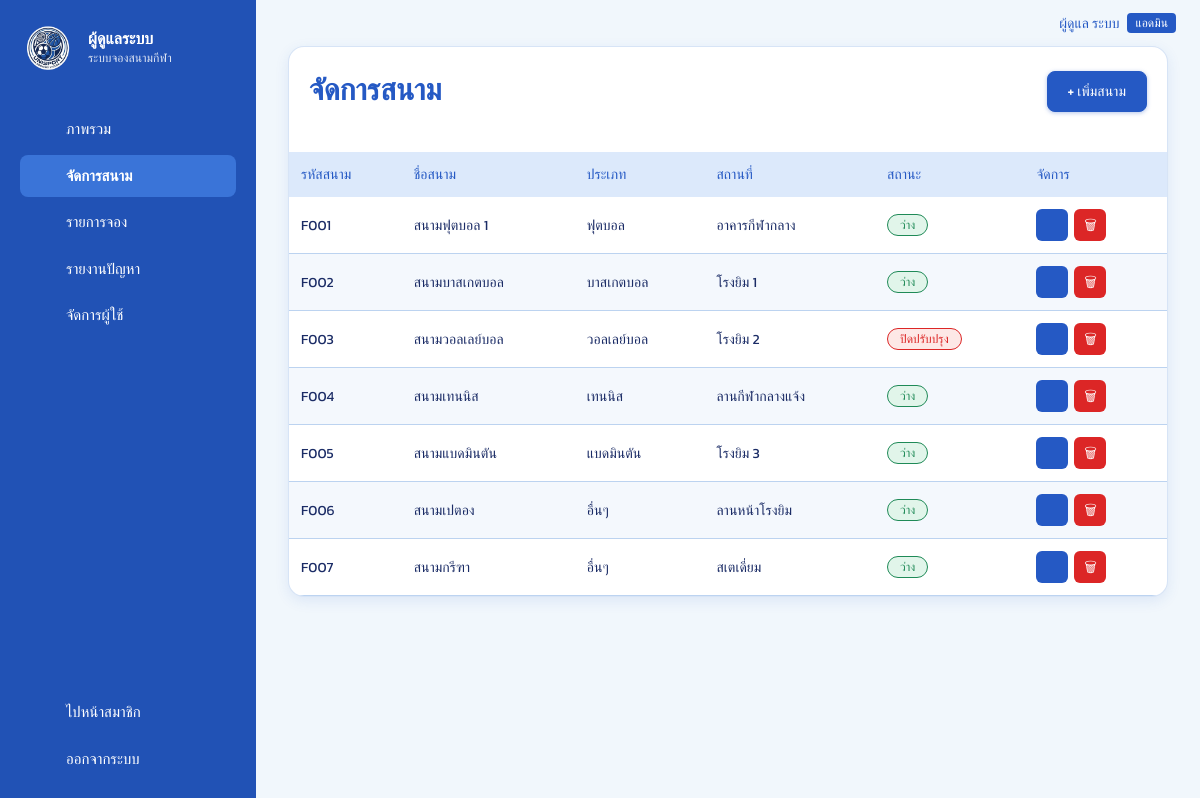
The app's page /unisport/admin/fields.php (signed in) with its own data.
### tables this page shows
CREATE TABLE `users` (
  `id` int(10) UNSIGNED NOT NULL,
  `member_code` varchar(30) DEFAULT NULL,
  `first_name` varchar(60) NOT NULL,
  `last_name` varchar(60) NOT NULL DEFAULT '',
  `email` varchar(255) NOT NULL,
  `username` varchar(30) DEFAULT NULL,
  `phone` varchar(20) DEFAULT NULL,
  `avatar_url` varchar(500) DEFAULT NULL,
  `password_hash` varchar(255) NOT NULL,
  `role` enum('user','admin') NOT NULL DEFAULT 'user',
  `created_at` timestamp NOT NULL DEFAULT current_timestamp()
);

CREATE TABLE `fields` (
  `id` int(10) UNSIGNED NOT NULL,
  `code` varchar(10) NOT NULL,
  `name` varchar(80) NOT NULL,
  `sport_type` varchar(40) NOT NULL,
  `location` varchar(120) DEFAULT NULL,
  `description` text DEFAULT NULL,
  `image_url` varchar(500) DEFAULT NULL,
  `facilities` varchar(255) NOT NULL DEFAULT '',
  `status` enum('available','unavailable','maintenance') NOT NULL DEFAULT 'available',
  `created_at` timestamp NOT NULL DEFAULT current_timestamp()
);

### unisport/admin/fields.php (the view, shortened to what this page needs)
<?php
require __DIR__ . '/../includes/bootstrap.php';
require __DIR__ . '/../includes/layout.php';
require_admin();
$fields = fetch_all('SELECT * FROM fields ORDER BY code');
$next = 'F' . str_pad((string)((int)fetch_val('SELECT COUNT(*) FROM fields') + 1), 3, '0', STR_PAD_LEFT);
shell_start('จัดการสนาม', 'fields', true);
?>
<div class="card" style="overflow:hidden">
  <div class="pad">
    <?php page_title('จัดการสนาม', '', '<button class="btn" type="button" data-field-add data-code="' . h($next) . '">+ เพิ่มสนาม</button>'); ?>
  </div>
  <div class="table-wrap">
    <table class="table">
      <thead><tr><th>รหัสสนาม</th><th>ชื่อสนาม</th><th>ประเภท</th><th>สถานที่</th><th>สถานะ</th><th>จัดการ</th></tr></thead>
      <tbody>
      <?php foreach ($fields as $f): ?>
        <tr class="pressable">
          <td><?= h($f['code']) ?></td><td><?= h($f['name']) ?></td><td><?= h($f['sport_type']) ?></td><td><?= h($f['location'] ?: '-') ?></td>
          <td><?= pill(FIELD_STATUS, $f['status']) ?></td>
          <td><div class="actions">
            <button type="button" class="icon-btn icon-primary" title="แก้ไข" data-field-edit
              data-id="<?= (int)$f['id'] ?>" data-code="<?= h($f['code']) ?>" data-name="<?= h($f['name']) ?>" data-sport="<?= h($f['sport_type']) ?>"
              data-location="<?= h($f['location']) ?>" data-description="<?= h($f['description']) ?>" data-status="<?= h($f['status']) ?>"
              data-image="<?= h($f['image_url']) ?>" data-image-preview="<?= h(img_url($f['image_url'])) ?>" data-facilities="<?= h($f['facilities']) ?>"><?= nav_icon('edit') ?></button>
            <form method="post" class="inline" data-confirm="ลบ &quot;<?= h($f['name']) ?>&quot;? การจองของสนามนี้จะถูกลบด้วย">
              <button class="icon-btn icon-bad" title="ลบ" type="submit">🗑</button>
            </form>
          </div></td>
        </tr>
      <?php endforeach; ?>
      </tbody>
    </table>
  </div>
</div>
<?php shell_end();

### unisport/includes/layout.php (shortened to what this page needs)
<?php
function asset(string $p): string
{
    $file = ROOT_DIR . '/assets/' . ltrim($p, '/');
    return url('assets/' . ltrim($p, '/')) . (is_file($file) ? '?v=' . filemtime($file) : '');
}
function page_head(string $title, string $bodyClass = ''): void
{
    ?>
<!doctype html>
<html lang="th">
<head>
<link rel="stylesheet" href="<?= h(asset('css/style.css')) ?>">
</head>
<body class="<?= h($bodyClass) ?>">
<?php
}
function page_foot(): void
{
    ?>
</body>
</html>
<?php
}
function brand(string $title = APP_NAME, string $sub = 'มหาวิทยาลัย'): string
{
  return '<div class="brand"><img class="brand-logo" src="' . h(asset('logo.png')) . '" alt="โลโก้"><div class="brand-text"><div class="brand-title">'
        . h($title) . '</div><div class="brand-sub">' . h($sub) . '</div></div></div>';
}
function nav_icon(string $name): string
{
  return '<svg class="side-icon" aria-hidden="true" viewBox="0 0 24 24">' . ($paths[$name] ?? '') . '</svg>';
}
function admin_nav(): array
{
    return [
    'overview' => ['admin/index.php', 'overview', 'ภาพรวม'],
    'fields'   => ['admin/fields.php', 'pin', 'จัดการสนาม'],
    'bookings' => ['admin/bookings.php', 'calendar', 'รายการจอง'],
    'reports'  => ['admin/reports.php', 'alert', 'รายงานปัญหา'],
    'users'    => ['admin/users.php', 'users', 'จัดการผู้ใช้'],
    ];
}
function shell_start(string $title, string $active, bool $admin = false): void
{
    $u   = current_user();
    $nav = $admin ? admin_nav() : member_nav();
    page_head($title);
    ?>
<div class="shell">
  <aside class="sidebar" id="sidebar">
    <?= brand($admin ? 'ผู้ดูแลระบบ' : APP_NAME, $admin ? APP_NAME : 'มหาวิทยาลัย') ?>
    <nav class="side-nav">
      <?php foreach ($nav as $key => [$href, $icon, $label]): ?>
        <a href="<?= h(url($href)) ?>" class="side-link pressable <?= $key === $active ? 'active' : '' ?>"><span class="ico"><?= nav_icon($icon) ?></span> <?= h($label) ?></a>
      <?php endforeach; ?>
    </nav>
    <div class="side-bottom">
      <?php if ($u && $u['role'] === 'admin'): ?>
        <a class="side-link" href="<?= h(url($admin ? 'dashboard.php' : 'admin/index.php')) ?>"><span class="ico"><?= nav_icon('shield') ?></span> <?= $admin ? 'ไปหน้าสมาชิก' : 'หน้าผู้ดูแลระบบ' ?></a>
      <?php endif; ?>
      <form method="post" action="<?= h(url('logout.php')) ?>">
        <button class="side-link side-btn" type="submit"><span class="ico"><?= nav_icon('logout') ?></span> ออกจากระบบ</button>
      </form>
    </div>
  </aside>
  <main class="main">
    <header class="topbar">
      <div class="topbar-user">
        <?php if (!empty($u['avatar_url'])): ?>
          <img class="avatar-sm" src="<?= h(img_url($u['avatar_url'])) ?>" alt="" onerror="this.remove()">
        <?php else: ?><span class="ico"><?= nav_icon('user') ?></span><?php endif; ?>
        <?= h(user_name($u) ?: ($u['email'] ?? '')) ?>
        <?php if ($u && $u['role'] === 'admin'): ?><span class="badge-admin">แอดมิน</span><?php endif; ?>
      </div>
    </header>
    <div class="content">
<?php
}
function shell_end(): void
{
    echo "    </div>\n  </main>\n</div>\n";
    page_foot();
}
function page_title(string $title, string $sub = '', string $actionHtml = ''): void
{
    echo '<div class="page-title"><div><h1>' . h($title) . '</h1>'
        . ($sub !== '' ? '<p class="muted">' . $sub . '</p>' : '')
        . '</div>' . $actionHtml . '</div>';
}

### unisport/includes/bootstrap.php (shortened to what this page needs)
<?php
function url(string $path = ''): string
{
    return BASE_URL . '/' . ltrim($path, '/');
}
function h(mixed $s): string
{
    return htmlspecialchars((string)($s ?? ''), ENT_QUOTES | ENT_SUBSTITUTE, 'UTF-8');
}
function db(): PDO
{
    static $pdo = null;
    if ($pdo instanceof PDO) {
        return $pdo;
    }
    $dsn = sprintf('mysql:host=%s;port=%d;dbname=%s;charset=utf8mb4', DB_HOST, DB_PORT, DB_NAME);
    try {
        $pdo = new PDO($dsn, DB_USER, DB_PASS, [
            PDO::ATTR_ERRMODE            => PDO::ERRMODE_EXCEPTION,
            PDO::ATTR_DEFAULT_FETCH_MODE => PDO::FETCH_ASSOC,
            PDO::ATTR_EMULATE_PREPARES   => false,
            PDO::MYSQL_ATTR_INIT_COMMAND => "SET NAMES utf8mb4, time_zone = '+07:00'",
        ]);
    } catch (PDOException $e) {
        error_log('DB connect failed: ' . $e->getMessage());
        $unknownDb = (int)$e->getCode() === 1049;
        $msg  = '<p>เชื่อมต่อฐานข้อมูลไม่สำเร็จ</p><ol>';
        $msg .= '<li>เปิด <b>XAMPP Control Panel</b> แล้วกด <b>Start</b> ที่ <b>MySQL</b></li>';
        $msg .= $unknownDb
            ? '<li>ยังไม่มีฐานข้อมูล <code>' . h(DB_NAME) . '</code> — เปิด <a href="' . h(url('install.php')) . '">install.php</a> หรือ import ไฟล์ <code>database.sql</code> ใน phpMyAdmin</li>'
            : '<li>ตรวจค่า <code>DB_HOST / DB_PORT / DB_USER / DB_PASS</code> ในไฟล์ <code>includes/config.php</code></li>';
        $msg .= '</ol>' . (APP_DEBUG ? '<p><code>' . h($e->getMessage()) . '</code></p>' : '');
        fatal_page('เชื่อมต่อฐานข้อมูลไม่ได้', $msg);
    }
    return $pdo;
}
function q(string $sql, array $params = []): PDOStatement
{
    $st = db()->prepare($sql);
    $st->execute($params);
    return $st;
}
function fetch_all(string $sql, array $params = []): array { return q($sql, $params)->fetchAll(); }
function fetch_one(string $sql, array $params = []): ?array { $r = q($sql, $params)->fetch(); return $r === false ? null : $r; }
function current_user(bool $refresh = false): ?array
{
    static $cache = false;
    if ($cache !== false) {
        return $cache;
    }
    $id = (int)($_SESSION['uid'] ?? 0);
    $cache = $id ? fetch_one('SELECT * FROM users WHERE id = ?', [$id]) : null;
    return $cache;
}
function user_name(?array $u): string
{
    return $u ? trim($u['first_name'] . ' ' . $u['last_name']) : '';
}
function require_admin(): array
{
    $u = current_user();
    return $u;
}
function pill(array $map, string $key): string
{
    [$label, $tone] = $map[$key] ?? [$key, 'warn'];
    return '<span class="pill pill-' . h($tone) . '">' . h($label) . '</span>';
}
function img_url(?string $v): string
{
    $v = (string)$v;
    return preg_match('#^https?://#i', $v) ? $v : url($v);
}

### records on screen
users: user_name($u) ?: ($u['email'] ?? '') "ผู้ดูแล ระบบ"
fields: code "F001", name "สนามฟุตบอล 1", sport_type "ฟุตบอล", location "อาคารกีฬากลาง", label "ว่าง"
fields: code "F002", name "สนามบาสเกตบอล", sport_type "บาสเกตบอล", location "โรงยิม 1", label "ว่าง"
fields: code "F003", name "สนามวอลเลย์บอล", sport_type "วอลเลย์บอล", location "โรงยิม 2", label "ปิดปรับปรุง"
fields: code "F004", name "สนามเทนนิส", sport_type "เทนนิส", location "ลานกีฬากลางแจ้ง", label "ว่าง"
fields: code "F005", name "สนามแบดมินตัน", sport_type "แบดมินตัน", location "โรงยิม 3", label "ว่าง"
fields: code "F006", name "สนามเปตอง", sport_type "อื่นๆ", location "ลานหน้าโรงยิม", label "ว่าง"
fields: code "F007", name "สนามกรีฑา", sport_type "อื่นๆ", location "สเตเดี่ยม", label "ว่าง"

### other values on screen
$title "ผู้ดูแลระบบ"
$sub "ระบบจองสนามกีฬา"
$label "ภาพรวม"
$label "จัดการสนาม"
$label "รายการจอง"
$label "รายงานปัญหา"
$label "จัดการผู้ใช้"
$title "จัดการสนาม"
$actionHtml "+ เพิ่มสนาม"
